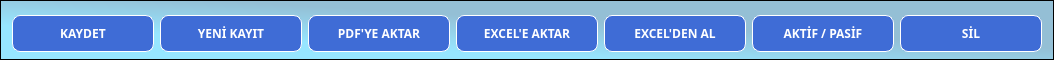
    <widget class="QFrame" name="frame">
     <property name="sizePolicy">
      <sizepolicy hsizetype="Expanding" vsizetype="Fixed">
       <horstretch>0</horstretch>
       <verstretch>60</verstretch>
      </sizepolicy>
     </property>
     <property name="minimumSize">
      <size>
       <width>0</width>
       <height>60</height>
      </size>
     </property>
     <property name="maximumSize">
      <size>
       <width>16777215</width>
       <height>60</height>
      </size>
     </property>
     <property name="styleSheet">
      <string notr="true">QFrame{background-color: qlineargradient(spread:pad, x1:0, y1:1, x2:1, y2:0, stop:0.287234 rgba(151, 230, 255, 255), stop:0.595745 rgba(148, 191, 213, 255));}
QPushButton {
 background-color: #3f6cd6;
    border: 1px solid #ffffff;
    border-radius: 8px;
    color: white;
    font-weight: bold;
    /*padding: 12px 24px;*/
    font-size: 12px;
    margin: 0px;
	min-height:35px;
min-width:140px;
}

QPushButton:hover {
    background: qlineargradient(x1:0, y1:0, x2:0, y2:1,
                                stop:0 #8b8f90, stop:1 #d1d1d3);
border:2px solid #ffffff;

}

QPushButton:pressed {
    background: qlineargradient(x1:0, y1:0, x2:0, y2:1,
                                stop:0 #5a67d8, stop:1 #6b46c1);
	border: 2px solid #ffffff;
	padding-top: 5px;
   margin: 3px;
}

QPushButton:disabled {
    background: #cccccc;
    color: #666666;
}</string>
     </property>
     <property name="frameShape">
      <enum>QFrame::Shape::Box</enum>
     </property>
     <property name="frameShadow">
      <enum>QFrame::Shadow::Plain</enum>
     </property>
     <layout class="QGridLayout" name="gridLayout_5">
      <item row="0" column="0">
       <widget class="QPushButton" name="btn_kaydet">
        <property name="sizePolicy">
         <sizepolicy hsizetype="Fixed" vsizetype="Fixed">
          <horstretch>0</horstretch>
          <verstretch>0</verstretch>
         </sizepolicy>
        </property>
        <property name="minimumSize">
         <size>
          <width>142</width>
          <height>37</height>
         </size>
        </property>
        <property name="maximumSize">
         <size>
          <width>120</width>
          <height>30</height>
         </size>
        </property>
        <property name="font">
         <font>
          <family>Century Gothic</family>
          <pointsize>11</pointsize>
          <italic>false</italic>
          <bold>true</bold>
         </font>
        </property>
        <property name="styleSheet">
         <string notr="true"/>
        </property>
        <property name="text">
         <string>KAYDET</string>
        </property>
       </widget>
      </item>
      <item row="0" column="1">
       <widget class="QPushButton" name="btn_yeni">
        <property name="sizePolicy">
         <sizepolicy hsizetype="Fixed" vsizetype="Fixed">
          <horstretch>0</horstretch>
          <verstretch>0</verstretch>
         </sizepolicy>
        </property>
        <property name="minimumSize">
         <size>
          <width>142</width>
          <height>37</height>
         </size>
        </property>
        <property name="maximumSize">
         <size>
          <width>120</width>
          <height>30</height>
         </size>
        </property>
        <property name="font">
         <font>
          <family>Century Gothic</family>
          <pointsize>11</pointsize>
          <italic>false</italic>
          <bold>true</bold>
         </font>
        </property>
        <property name="text">
         <string>YENİ KAYIT</string>
        </property>
       </widget>
      </item>
      <item row="0" column="2">
       <widget class="QPushButton" name="btn_pdfye_aktar">
        <property name="sizePolicy">
         <sizepolicy hsizetype="Fixed" vsizetype="Fixed">
          <horstretch>0</horstretch>
          <verstretch>0</verstretch>
         </sizepolicy>
        </property>
        <property name="minimumSize">
         <size>
          <width>142</width>
          <height>37</height>
         </size>
        </property>
        <property name="maximumSize">
         <size>
          <width>120</width>
          <height>30</height>
         </size>
        </property>
        <property name="font">
         <font>
          <family>Century Gothic</family>
          <pointsize>11</pointsize>
          <italic>false</italic>
          <bold>true</bold>
         </font>
        </property>
        <property name="text">
         <string>PDF'YE AKTAR</string>
        </property>
       </widget>
      </item>
      <item row="0" column="3">
       <widget class="QPushButton" name="btn_excele_aktar">
        <property name="sizePolicy">
         <sizepolicy hsizetype="Fixed" vsizetype="Fixed">
          <horstretch>0</horstretch>
          <verstretch>0</verstretch>
         </sizepolicy>
        </property>
        <property name="minimumSize">
         <size>
          <width>142</width>
          <height>37</height>
         </size>
        </property>
        <property name="maximumSize">
         <size>
          <width>120</width>
          <height>30</height>
         </size>
        </property>
        <property name="font">
         <font>
          <family>Century Gothic</family>
          <pointsize>11</pointsize>
          <italic>false</italic>
          <bold>true</bold>
         </font>
        </property>
        <property name="text">
         <string>EXCEL'E AKTAR</string>
        </property>
       </widget>
      </item>
      <item row="0" column="4">
       <widget class="QPushButton" name="btn_excel_yukle">
        <property name="sizePolicy">
         <sizepolicy hsizetype="Fixed" vsizetype="Fixed">
          <horstretch>0</horstretch>
          <verstretch>0</verstretch>
         </sizepolicy>
        </property>
        <property name="minimumSize">
         <size>
          <width>142</width>
          <height>37</height>
         </size>
        </property>
        <property name="maximumSize">
         <size>
          <width>120</width>
          <height>30</height>
         </size>
        </property>
        <property name="font">
         <font>
          <family>Century Gothic</family>
          <pointsize>11</pointsize>
          <italic>false</italic>
          <bold>true</bold>
         </font>
        </property>
        <property name="text">
         <string>EXCEL'DEN AL</string>
        </property>
       </widget>
      </item>
      <item row="0" column="5">
       <widget class="QPushButton" name="btn_aktifpasif">
        <property name="sizePolicy">
         <sizepolicy hsizetype="Fixed" vsizetype="Fixed">
          <horstretch>0</horstretch>
          <verstretch>0</verstretch>
         </sizepolicy>
        </property>
        <property name="minimumSize">
         <size>
          <width>142</width>
          <height>37</height>
         </size>
        </property>
        <property name="maximumSize">
         <size>
          <width>120</width>
          <height>30</height>
         </size>
        </property>
        <property name="font">
         <font>
          <family>Century Gothic</family>
          <pointsize>11</pointsize>
          <italic>false</italic>
          <bold>true</bold>
         </font>
        </property>
        <property name="text">
         <string>AKTİF / PASİF</string>
        </property>
       </widget>
      </item>
      <item row="0" column="6">
       <widget class="QPushButton" name="btn_sil">
        <property name="sizePolicy">
         <sizepolicy hsizetype="Fixed" vsizetype="Fixed">
          <horstretch>0</horstretch>
          <verstretch>0</verstretch>
         </sizepolicy>
        </property>
        <property name="minimumSize">
         <size>
          <width>142</width>
          <height>37</height>
         </size>
        </property>
        <property name="maximumSize">
         <size>
          <width>120</width>
          <height>30</height>
         </size>
        </property>
        <property name="font">
         <font>
          <family>Century Gothic</family>
          <pointsize>11</pointsize>
          <italic>false</italic>
          <bold>true</bold>
         </font>
        </property>
        <property name="focusPolicy">
         <enum>Qt::FocusPolicy::NoFocus</enum>
        </property>
        <property name="text">
         <string>SİL</string>
        </property>
       </widget>
      </item>
     </layout>
    </widget>
